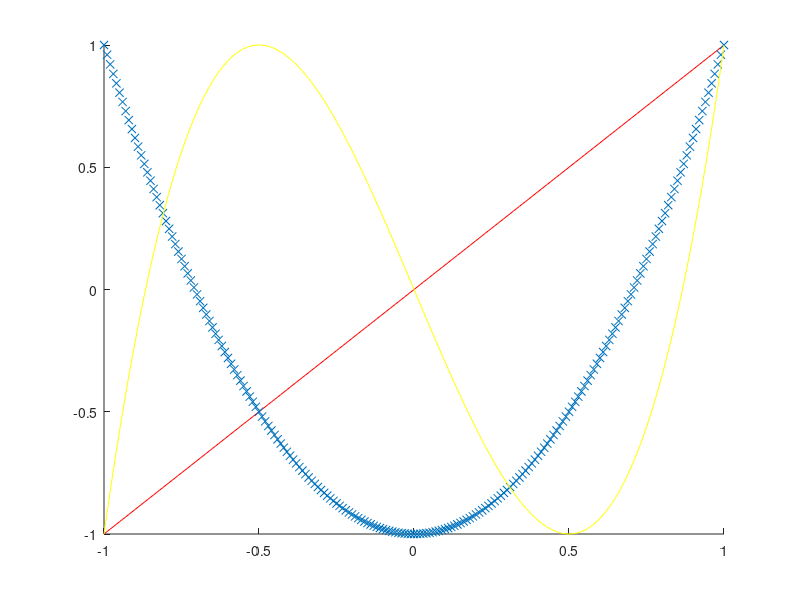

MATLAB code to generate this figure:
x = -1:0.01:1;
hold on

T1=@(t) cos(1.*acos(t));
plot(x, T1(x), 'r')

T2=@(t) cos(2.*acos(t));
plot(x, T2(x), 'x')

T3=@(t) cos(3.*acos(t));
plot(x, T3(x), 'y')

